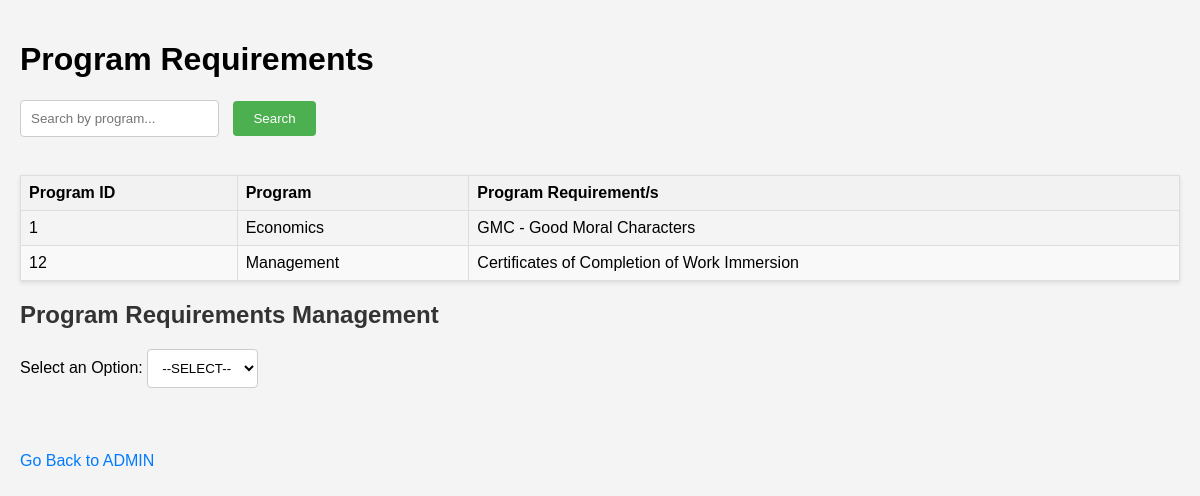
The app's page /program_reqAD.php with its own data.
### tables this page shows
CREATE TABLE `programs` (
  `program_id` int NOT NULL AUTO_INCREMENT,
  `program` varchar(255) NOT NULL,
  `program_requirements` varchar(9999) NOT NULL,
  PRIMARY KEY (`program_id`)
);

### program_reqAD.php (the view, shortened to what this page needs)
<?php
	$username = 'root';
	$password = 'YAOshawjie122002@';
	$dbName = 'portal_college';
	$host = 'localhost';
	$port = 3307;
	$connectivity = mysqli_connect($host, $username, $password, $dbName, $port);
?>
<!DOCTYPE html>
<html lang="en">
<head>
</head>
<body>
	<h1>Program Requirements</h1>
	<form method="get" action="program_reqAD.php">
		<input type="text" id="search_program" name="search_program" placeholder="Search by program...">
		<button type="submit">Search</button>
	</form>
	<br>
	<table border="1">
		<thead>
			<tr>
				<th>Program ID</th>
				<th>Program</th>
				<th>Program Requirement/s</th>
			</tr>
		</thead>
		<tbody>
			<?php
			$search_program = $_GET['search_program'] ?? '';
			$query = "SELECT * FROM programs WHERE program LIKE ?";
			if ($stmt = mysqli_prepare($connectivity, $query)) {
				$like_search_program = '%' . $search_program . '%';
				mysqli_stmt_bind_param($stmt, 's', $like_search_program);
				mysqli_stmt_execute($stmt);
				$result = mysqli_stmt_get_result($stmt);
				while ($row = mysqli_fetch_assoc($result)) {
					echo "<tr>";
					echo "<td>".$row['program_id']."</td>";
					echo "<td>".$row['program']."</td>";
					echo "<td>".$row['program_requirements']."</td>";
					echo "</tr>";
				}
			} else {
				echo "<tr><td colspan='3'>No program requirements found or search query failed.</td></tr>";
			}
			?>
		</tbody>
	</table>
	<h2>Program Requirements Management</h2>
	<label for="actionSelect">Select an Option:</label>
	<select name="action" id="actionSelect" onchange="showForm(this.value)">
		<option value="">--SELECT--</option>
	</select>
	<br><br>
	<br><br>
	<a href="admin.php">Go Back to ADMIN</a>
</body>
</html>

### program_reqAD.php (style rules this page uses)
body { font-family: Arial, sans-serif; margin: 0; padding: 20px; background-color: #f4f4f4; }
h2 { color: #333; }
form { margin-bottom: 20px; }
input[type="text"] { padding: 10px; margin-right: 10px; border: 1px solid #ccc; border-radius: 4px; }
button { padding: 10px 20px; background-color: #4CAF50; color: white; border: none; border-radius: 4px; cursor: pointer; }
table { width: 100%; border-collapse: collapse; box-shadow: 0 2px 4px rgba(0,0,0,0.1); }
th, td { border: 1px solid #ddd; padding: 8px; text-align: left; }
th { background-color: #f2f2f2; font-weight: bold; }
tr:nth-child(even) { background-color: #f9f9f9; }
a { color: #007bff; text-decoration: none; }
select, textarea { padding: 10px; margin-bottom: 10px; border: 1px solid #ccc; border-radius: 4px; background-color: white; font-family: Arial, sans-serif; }

### records on screen
programs: program_id "1", program "Economics", program_requirements "GMC - Good Moral Characters"
programs: program_id "12", program "Management", program_requirements "Certificates of Completion of Work Immersion"
